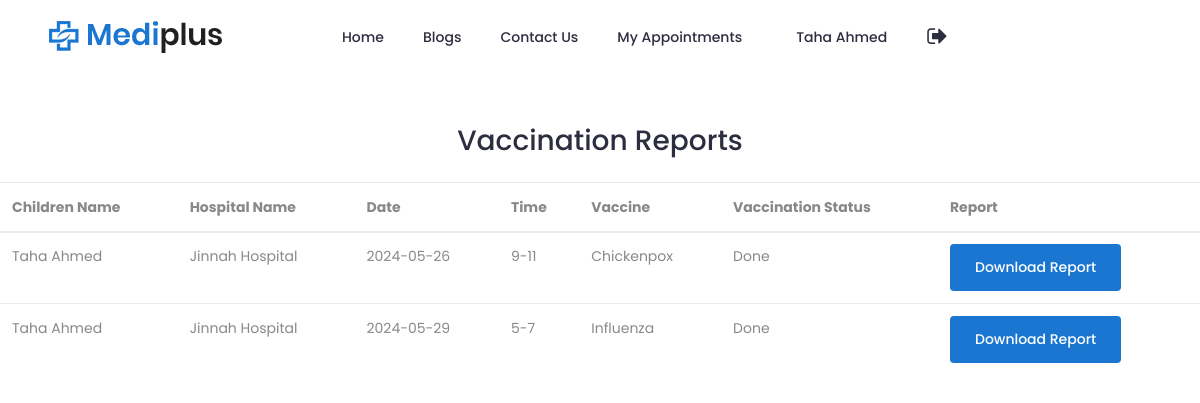
Screenshot of /report.php (signed in) with the database file from the repository.
### tables this page shows
CREATE TABLE `tbl_tresult` (
  `id` int(11) NOT NULL,
  `p_id` int(255) NOT NULL,
  `h_id` int(255) NOT NULL,
  `date` varchar(255) NOT NULL,
  `time` varchar(255) NOT NULL,
  `v_id` int(255) NOT NULL,
  `result` varchar(255) NOT NULL,
  `a_id` int(255) NOT NULL
);

CREATE TABLE `tbl_patient` (
  `id` int(11) NOT NULL,
  `name` varchar(50) NOT NULL,
  `contact` varchar(15) NOT NULL,
  `email` varchar(50) NOT NULL,
  `password` varchar(50) NOT NULL,
  `cid` int(11) NOT NULL,
  `address` varchar(150) NOT NULL,
  `gender` varchar(15) NOT NULL
);

CREATE TABLE `tbl_hospital` (
  `id` int(11) NOT NULL,
  `name` varchar(50) NOT NULL,
  `contact` varchar(15) NOT NULL,
  `cid` int(11) NOT NULL,
  `email` varchar(50) NOT NULL,
  `password` varchar(50) NOT NULL,
  `address` varchar(150) NOT NULL,
  `status` varchar(20) NOT NULL DEFAULT 'deactivate'
);

CREATE TABLE `tbl_vaccine` (
  `id` int(11) NOT NULL,
  `name` varchar(50) NOT NULL,
  `status` varchar(50) NOT NULL DEFAULT 'available'
);

### web/report.php (the view, shortened to what this page needs)
<?php
include("connection.php");
?>
<!doctype html>
<html class="no-js" lang="zxx">
    <head>
		<link rel="stylesheet" href="css/bootstrap.min.css">
		<link rel="stylesheet" href="css/nice-select.css">
        <link rel="stylesheet" href="css/font-awesome.min.css">
        <link rel="stylesheet" href="css/icofont.css">
		<link rel="stylesheet" href="css/slicknav.min.css">
        <link rel="stylesheet" href="css/owl-carousel.css">
		<link rel="stylesheet" href="css/datepicker.css">
        <link rel="stylesheet" href="css/animate.min.css">
        <link rel="stylesheet" href="css/magnific-popup.css">
        <link rel="stylesheet" href="css/normalize.css">
        <link rel="stylesheet" href="style.css">
        <link rel="stylesheet" href="css/responsive.css">
    </head>
    <body>
		<header class="header" >
			<div class="header-inner">
				<div class="container">
					<div class="inner">
						<div class="row">
							<div class="col-lg-3 col-md-3 col-12">
								<div class="logo">
									<a href="index.php"><img src="img/logo.png" alt="#"></a>
								</div>
							</div>
							<div class="col-lg-7 col-md-9 col-12">
								<div class="main-menu">
									<nav class="navigation">
										<ul class="nav menu">
											<li><a href="index.php">Home</a></li>
											<li><a href="blog-single.php" >Blogs</a>
											</li>
											<li><a href="contact.php">Contact Us</a></li>
											<li><a href="booked_appointment.php">My Appointments </a></li>
											<li class="nav-item">
              <?php
                  if(isset($_SESSION['patient_session']))
                  {
                    echo
                    "<li class='nav-item'>
                      <a class='nav-link' href='profile.php'>$_SESSION[patient_name]</a>
                    </li>
                    <li class='nav-item'>
                      <a class='nav-link' href='logout.php'><i class='fa fa-sign-out' style='font-size: 22px;'></i></a>
                    </li>";
                  }
                  else
                  {
                    echo
                    '<li class="nav-item">
                      <a class="nav-link" href="login.php"><i class="fa fa-user" style="font-size: 22px;"></i></a>
                    </li>';
                  }
              ?>
              </li>
										</ul>
									</nav>
								</div>
							</div>
							<div class="col-lg-2 col-12">
							</div>
						</div>
					</div>
				</div>
			</div>
		</header>
 <br><br>
        <center>
		<h3 class="text-center">Vaccination Reports</h3><br>
       <table class="table table-hover">
        <thead>
            <tr>
            <th>Children Name</th>
                            <th>Hospital Name</th>
                            <th>Date</th>
                            <th>Time</th>
                            <th>Vaccine</th>
                            <th>Vaccination Status</th>
                            <th>Report</th>
                    </thead>
        <tbody>
        <?php
                            $query = "SELECT tbl_patient.name as 'pname', tbl_hospital.name as 'hname', tbl_vaccine.name as 'vname', tbl_tresult.* FROM tbl_tresult INNER JOIN tbl_patient ON tbl_tresult.p_id = tbl_patient.id INNER JOIN tbl_hospital ON tbl_tresult.h_id=tbl_hospital.id INNER JOIN tbl_vaccine ON tbl_tresult.v_id=tbl_vaccine.id WHERE tbl_tresult.p_id=$_SESSION[patient_session]";
                            $result = mysqli_query($connection,$query);
                            foreach($result as $row)
                            {
                                echo
                                "<tr>
                                    <td>$row[pname]</td>
                                    <td>$row[hname]</td>
                                    <td>$row[date]</td>
                                    <td>$row[time]</td>
                                    <td>$row[vname]</td>
                                    <td>$row[result]</td>";
    if($row['result'] == 'Done') {
        echo "<td><a href='view_report.php?id=$row[id] ' class='btn btn-primary'>Download Report</a></td>";
    } else {
        echo "<td>No Report Found</td>";
    }}
                        ?>
        </tbody>
       </table>
    </center>

### rows the page displays
tbl_tresult: tbl_patient.name "Taha Ahmed", tbl_hospital.name "Jinnah Hospital", date "2024-05-26", time "9-11", tbl_vaccine.name "Chickenpox", result "Done"
tbl_tresult: tbl_patient.name "Taha Ahmed", tbl_hospital.name "Jinnah Hospital", date "2024-05-29", time "5-7", tbl_vaccine.name "Influenza", result "Done"

### other values shown
$_SESSION[patient_name] "Taha Ahmed"
